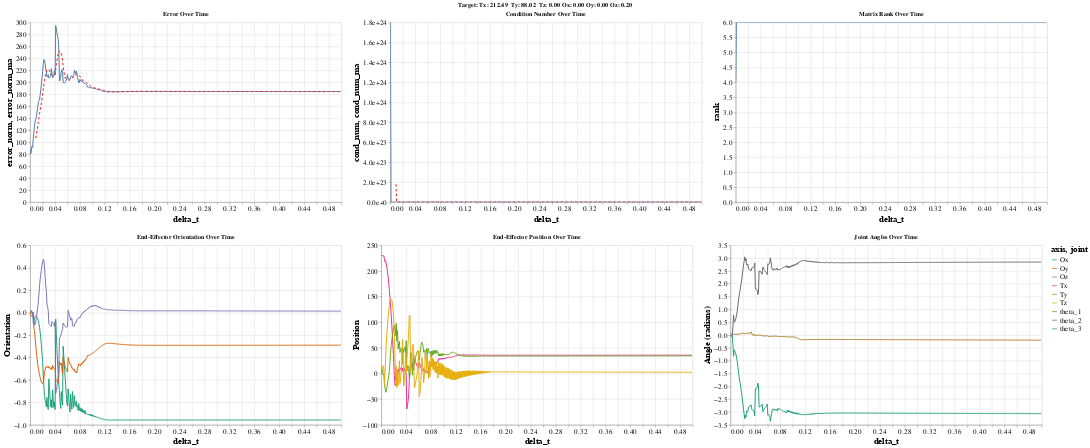

Write notebook code for a chart like this one.
### Code cell
alt.renderers.set_embed_options(theme='dark')


joint_angles = ['theta_1', 'theta_2', 'theta_3']
end_effector_position = ['Tx', 'Ty', 'Tz']
joint_angles_df = analytics_df[joint_angles + ['delta_t']]
end_effector_position_df = analytics_df[end_effector_position + ['delta_t']]

end_effector_orientation = ['Ox', 'Oy', 'Oz']
end_effector_orientation_df = analytics_df[end_effector_orientation + ['delta_t']]

graph_height = 375
graph_width = 650

analytics_df['error_norm_ma'] = analytics_df['error_norm'].rolling(window=10).mean()
analytics_df['cond_num_ma'] = analytics_df['cond_num'].rolling(window=10).mean()

error_base = alt.Chart(analytics_df).encode(
    x='delta_t:Q',
    tooltip=['delta_t']
)

error_line = error_base.mark_line().encode(
    y='error_norm:Q',
    tooltip=['error_norm']
)

ma_line = error_base.mark_line(color='red', strokeDash=[5,5]).encode(
    y='error_norm_ma:Q',
    tooltip=['error_norm_ma']
)

error_chart = alt.layer(error_line, ma_line).properties(
    title='Error Over Time',
    width=graph_width,
    height=graph_height
).interactive()

cond_num_base = alt.Chart(analytics_df).encode(
    x='delta_t:Q',
    tooltip=['delta_t']
)

cond_num_line = error_base.mark_line().encode(
    y=alt.Y("cond_num:Q", axis=alt.Axis(tickCount=8, format=".1e")),
    tooltip=['cond_num']
)

cond_num_ma_line = error_base.mark_line(color='red', strokeDash=[5,5]).encode(
    y='cond_num_ma:Q',
    tooltip=['cond_num_ma']
)

cond_num_chart = alt.layer(cond_num_line, cond_num_ma_line).properties(
    title='Condition Number Over Time',
    width=graph_width,
    height=graph_height
).interactive()

rank_chart = alt.Chart(analytics_df).mark_line().encode(
    x='delta_t:Q',
    y='rank:Q',
    tooltip=['delta_t', 'cond_num']
).properties(
    title='Matrix Rank Over Time',
    width=graph_width,
    height=graph_height
).interactive()

joint_angle_chart = alt.Chart(joint_angles_df).transform_fold(
    joint_angles,
    as_=['joint', 'angle']
).mark_line().encode(
    x='delta_t:Q',
    y=alt.Y('angle:Q', title='Angle (radians)'),
    color=alt.Color('joint:N', scale=alt.Scale(scheme='dark2')),
    tooltip=['delta_t:Q', 'angle:Q']
).properties(
    title='Joint Angles Over Time',
    width=graph_width,
    height=graph_height
).interactive()

orientation_chart = alt.Chart(end_effector_orientation_df).transform_fold(
    end_effector_orientation,
    as_=['axis', 'value']
).mark_line().encode(
    x='delta_t:Q',
    y=alt.Y('value:Q', title='Orientation'),
    color=alt.Color('axis:N', scale=alt.Scale(scheme='dark2')),
    tooltip=['delta_t:Q', 'value:Q']
).properties(
    title='End-Effector Orientation Over Time',
    width=graph_width,
    height=graph_height
).interactive()

position_chart = alt.Chart(end_effector_position_df).transform_fold(
    end_effector_position,
    as_=['axis', 'value']
).mark_line().encode(
    x='delta_t:Q',
    y=alt.Y('value:Q', title='Position'),
    color= alt.Color('axis:N', scale=alt.Scale(scheme='dark2')),
    tooltip=['delta_t:Q', 'value:Q']
).properties(
    title='End-Effector Position Over Time',
    width=graph_width,
    height=graph_height
).interactive()

row_1 = alt.hconcat(error_chart, cond_num_chart, rank_chart)
row_2 = alt.hconcat(orientation_chart, position_chart, joint_angle_chart)

dashboard = alt.vconcat(row_1, row_2).resolve_scale(
    color='independent'
).configure_legend(
    titleFontSize=18,
    labelFontSize=15
).configure_axis(
    titleFontSize=18,
    labelFontSize=15
)

dashboard.title = alt.TitleParams(f'Target: Tx: {target_ef[0]:.2f}  Ty: {target_ef[1]:.2f}  Tz: {target_ef[2]:.2f} Ox: {target_ef[3]:.2f} Oy: {target_ef[4]:.2f} Oz: {target_ef[5]:.2f}', anchor='middle')

dashboard.display()

### Figure 1 — Vega-Lite specification as saved in the notebook (floating-point values rounded to 4 significant figures; data arrays with more than 128 entries replaced by an {"elided": "..."} marker saying what was removed)
{"config": {"view": {"continuousWidth": 400, "continuousHeight": 300}, "axis": {"labelFontSize": 15, "titleFontSize": 18}, "legend": {"labelFontSize": 15, "titleFontSize": 18}}, "vconcat": [{"hconcat": [{"layer": [{"mark": "line", "encoding": {"tooltip": [{"field": "error_norm", "type": "quantitative"}], "x": {"field": "delta_t", "type": "quantitative"}, "y": {"field": "error_norm", "type": "quantitative"}}, "selection": {"selector235": {"type": "interval", "bind": "scales", "encodings": ["x", "y"]}}}, {"mark": {"type": "line", "color": "red", "strokeDash": [5, 5]}, "encoding": {"tooltip": [{"field": "error_norm_ma", "type": "quantitative"}], "x": {"field": "delta_t", "type": "quantitative"}, "y": {"field": "error_norm_ma", "type": "quantitative"}}}], "height": 375, "title": "Error Over Time", "width": 650}, {"layer": [{"mark": "line", "encoding": {"tooltip": [{"field": "cond_num", "type": "quantitative"}], "x": {"field": "delta_t", "type": "quantitative"}, "y": {"axis": {"format": ".1e", "tickCount": 8}, "field": "cond_num", "type": "quantitative"}}, "selection": {"selector236": {"type": "interval", "bind": "scales", "encodings": ["x", "y"]}}}, {"mark": {"type": "line", "color": "red", "strokeDash": [5, 5]}, "encoding": {"tooltip": [{"field": "cond_num_ma", "type": "quantitative"}], "x": {"field": "delta_t", "type": "quantitative"}, "y": {"field": "cond_num_ma", "type": "quantitative"}}}], "height": 375, "title": "Condition Number Over Time", "width": 650}, {"mark": "line", "encoding": {"tooltip": [{"field": "delta_t", "type": "quantitative"}, {"field": "cond_num", "type": "quantitative"}], "x": {"field": "delta_t", "type": "quantitative"}, "y": {"field": "rank", "type": "quantitative"}}, "height": 375, "selection": {"selector237": {"type": "interval", "bind": "scales", "encodings": ["x", "y"]}}, "title": "Matrix Rank Over Time", "width": 650}], "data": {"name": "data-f84aafcbdfc0b0d8489e0a92d31527a2"}}, {"hconcat": [{"data": {"name": "data-1bf4f06f8520b881c7d553ffe7d77cf4"}, "mark": "line", "encoding": {"color": {"field": "axis", "scale": {"scheme": "dark2"}, "type": "nominal"}, "tooltip": [{"field": "delta_t", "type": "quantitative"}, {"field": "value", "type": "quantitative"}], "x": {"field": "delta_t", "type": "quantitative"}, "y": {"field": "value", "title": "Orientation", "type": "quantitative"}}, "height": 375, "selection": {"selector239": {"type": "interval", "bind": "scales", "encodings": ["x", "y"]}}, "title": "End-Effector Orientation Over Time", "transform": [{"fold": ["Ox", "Oy", "Oz"], "as": ["axis", "value"]}], "width": 650}, {"data": {"name": "data-a62e0cab474256a336afc67eebaca1b7"}, "mark": "line", "encoding": {"color": {"field": "axis", "scale": {"scheme": "dark2"}, "type": "nominal"}, "tooltip": [{"field": "delta_t", "type": "quantitative"}, {"field": "value", "type": "quantitative"}], "x": {"field": "delta_t", "type": "quantitative"}, "y": {"field": "value", "title": "Position", "type": "quantitative"}}, "height": 375, "selection": {"selector240": {"type": "interval", "bind": "scales", "encodings": ["x", "y"]}}, "title": "End-Effector Position Over Time", "transform": [{"fold": ["Tx", "Ty", "Tz"], "as": ["axis", "value"]}], "width": 650}, {"data": {"name": "data-4a48d6908b7396220e692ccbcf728290"}, "mark": "line", "encoding": {"color": {"field": "joint", "scale": {"scheme": "dark2"}, "type": "nominal"}, "tooltip": [{"field": "delta_t", "type": "quantitative"}, {"field": "angle", "type": "quantitative"}], "x": {"field": "delta_t", "type": "quantitative"}, "y": {"field": "angle", "title": "Angle (radians)", "type": "quantitative"}}, "height": 375, "selection": {"selector238": {"type": "interval", "bind": "scales", "encodings": ["x", "y"]}}, "title": "Joint Angles Over Time", "transform": [{"fold": ["theta_1", "theta_2", "theta_3"], "as": ["joint", "angle"]}], "width": 650}]}], "resolve": {"scale": {"color": "independent"}}, "title": {"text": "Target: Tx: 212.49  Ty: 88.02  Tz: 0.00 Ox: 0.00 Oy: 0.00 Oz: 0.20", "anchor": "middle"}, "$schema": "https://vega.github.io/schema/vega-lite/v4.17.0.json", "datasets": {"data-f84aafcbdfc0b0d8489e0a92d31527a2": {"elided": "500 records"}, "data-1bf4f06f8520b881c7d553ffe7d77cf4": {"elided": "500 records"}, "data-a62e0cab474256a336afc67eebaca1b7": {"elided": "500 records"}, "data-4a48d6908b7396220e692ccbcf728290": {"elided": "500 records"}}}
